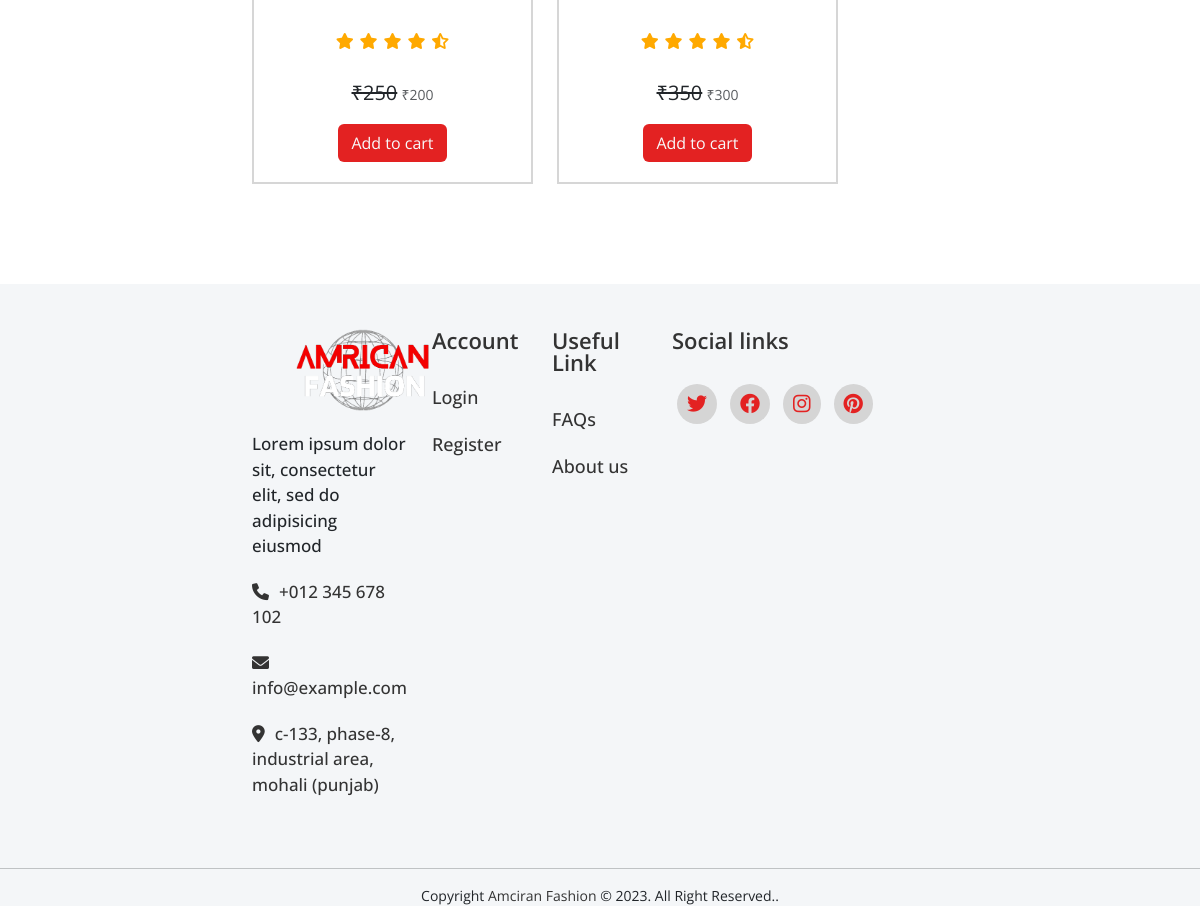
Page /accessories (lower part) on the earlier database version.
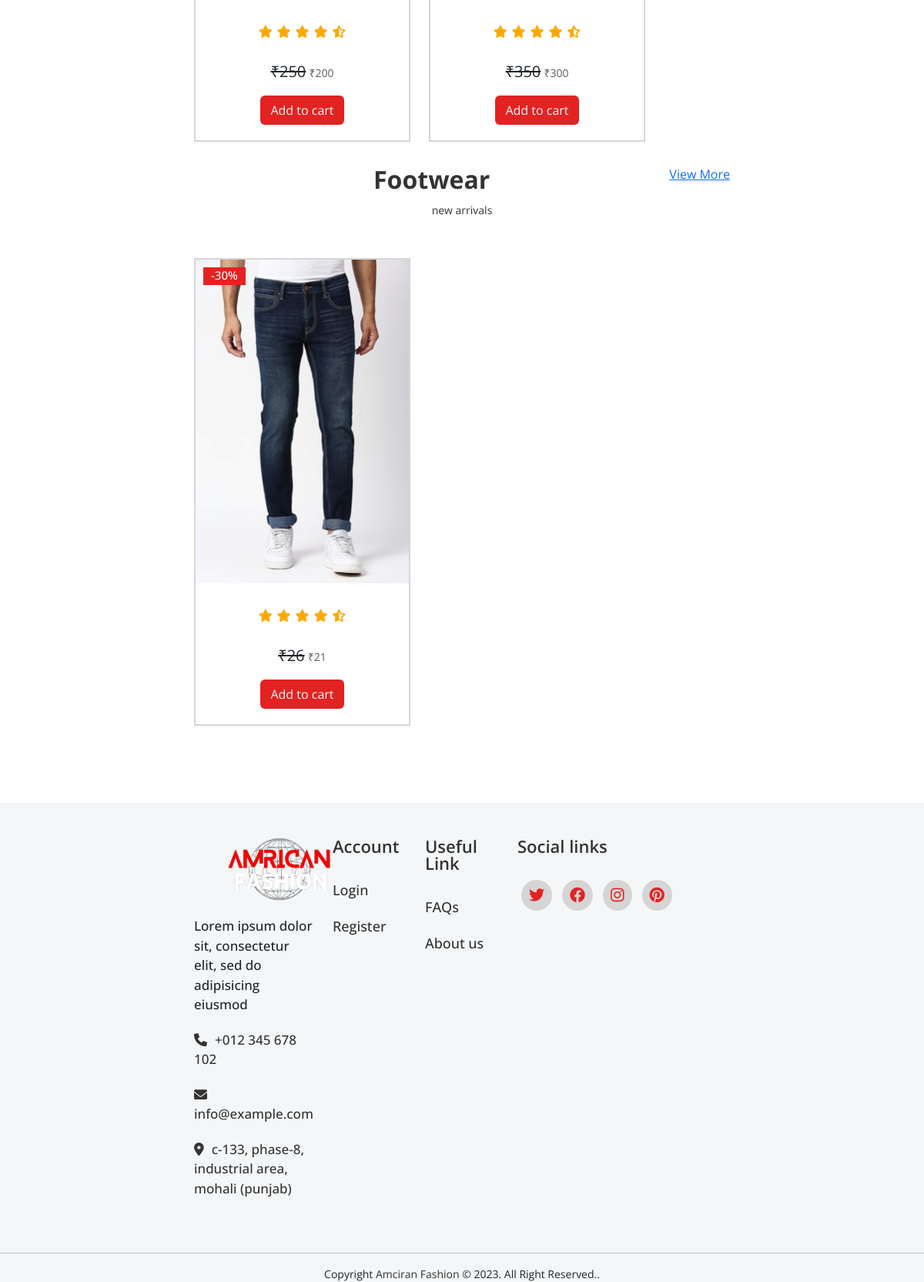
Same page on the later database version.
### catalog_settings/models.py (models this page shows)
class products(models.Model):
    name=models.CharField(max_length=200)
    catid=models.ForeignKey(Category,on_delete=models.CASCADE,related_name="categoryname")
    pic1=models.ImageField(upload_to='catalog/')
    pic2=models.ImageField(upload_to='catalog/')
    pic3=models.ImageField(upload_to='catalog/')
    pic4=models.ImageField(upload_to='catalog/')
    mrp=models.IntegerField()
    sellingprice=models.IntegerField()
    description=models.CharField(max_length=800)
    specification=models.CharField(max_length=600,default='')
    tag=models.CharField(max_length=200,choices=PRODUCT_TAG)
    available=models.CharField(max_length=200,choices=AVAILABILITY)
    class Meta:
        db_table='products'
    def __str__(self):
        return self.name

class Category(models.Model):
    name = models.CharField(max_length=255)
    url = models.CharField(max_length=255)
    pic=models.ImageField(upload_to='catalog/')
    description = models.TextField()
    def __str__(self):
        return self.name

### users/views.py (the view)
# urls.py: path('accessories',views.accessories,name="accessories"),
def accessories(request):
	categories = Category.objects.values('id','name')
	cat_product = []
	for cat in categories:
		prd=products.objects.filter(catid=cat['id'])
		categories=Category.objects.filter(id=cat['id'])
		if prd.exists():
			cat_product.append([categories,prd])
	print(cat_product);
	cart_product_form= CartAddProductForm()
	return render(request,"accessories.html",{'cat_product':cat_product,'title':'Accessories'})

### template/accessories.html (shortened to what this page needs)
{% extends "main.html" %}
{% block content %}
{%load static %}
<div class="">
    <section class="product-area">
        <div class="container">
            {% for category in cat_product %}
            {% for categoryproduct in category.0 %}
            <div class="w-100">
                <a href="{% url 'catalog' url=categoryproduct.url %}" class="float-end">View More</a>
            </div>
            <div class="section-title text-center">
                <h2 class="text-capitalize fw-bold">{{ categoryproduct.name }}</h2>
                <p>{{ categoryproduct.description }}</p>
            </div>
            <div class="tab-content">
                <div class="products-items">
                    <div class="row" id="latti_{{forloop.counter}}">
                        {% for catproduct in category.1 %}
                        {% if forloop.counter <= 4 %}
                        <div class="col-xl-3 col-lg-4 col-md-6 col-sm-6 col-12">
                            <div class="products-wrap">
                                <div class="products-image">
                                    <a href="#">
                                        <img src="/media/{{ catproduct.pic2 }}" alt="">
                                    </a>
                                    <sapn class="product-badge">-30%</sapn>
                                </div>
                                <div class="products-content products-content-padding text-center">
                                    <div class="product-rating">
                                        <i class="fa-solid fa-star"></i>
                                        <i class="fa-solid fa-star"></i>
                                        <i class="fa-solid fa-star"></i>
                                        <i class="fa-solid fa-star"></i>
                                        <i class="fa-solid fa-star-half-stroke"></i>
                                    </div>
                                    <p class="card-text price">
                                        <strike style="font-size:20px">₹{{ catproduct.mrp }}</strike>
                                        <small class="text-body-secondary">₹{{ catproduct.sellingprice }}</small>
                                    </p>
                                    <form action="/cart/add/{{catproduct.id}}" method="post">
                            <input type="submit" value="Add to cart" class="btn text-light bg-success" id="b1"><br>
                        </form>
                                </div>
                            </div>
                        </div>
                        {% endif %}
                        {%endfor%}
                    </div>
                </div>
                 {% endfor %}
            </div>
            {%endfor%}
        </div>
    </section>
</div>
{% endblock %}

Differences in the rows shown:
added Category: name "Footwear", description "new arrivals"
added products: pic2 (picture), mrp "26", sellingprice "21", shown under "Footwear"
